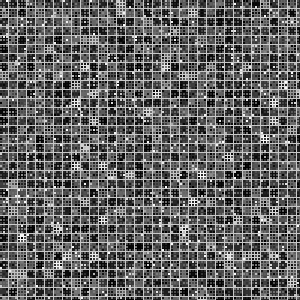
Frame 1 (no input)
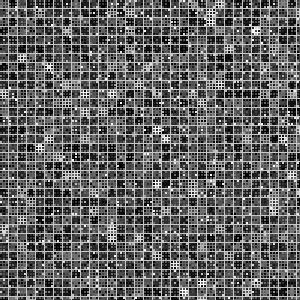
Frame 60 (the mouse pressed at the canvas centre just before this capture)
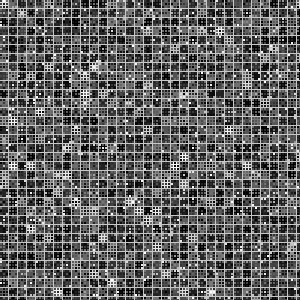
Frame 120 (the mouse held since frame 60 and released just before this capture)

The Processing sketch that drew these frames (run headless with seeded random() and noise(); from frame 60 on, the mouse is pressed at the canvas centre):

// Processing sketch: processing_47801
// ── processing_47801.pde

int nx, ny, c, size, offxy;
boolean toggleLoop = true;

void setup() {
  size(300, 300);
  smooth();
  noStroke();
  frameRate(5);
  background(200);
}

void draw() {
  rectDraw(8, 9);
  rectDraw(2, 3);
}	

void rectDraw(int size, int offxy) {		
  this.size = size;
  this.offxy = offxy;

  for (int nx = 0; nx < width; nx += offxy) {
    for (ny = 0; ny < height; ny += offxy) {
      c = (int) random(10000);				
      if (c >= 9000) 
        c = color((int) random(125, 255));				
      else if (c <= 9000) 
        c = color((int) random(0, 125));				

      fill(c);
      rect(nx, ny, size, size);
    }
  }
}

void mousePressed() {
  if (mouseButton == LEFT) {
    if (toggleLoop) { 
      noLoop(); 
      toggleLoop = false;
    }
    else { 
      loop(); 
      toggleLoop = true;
    }
  }
}
